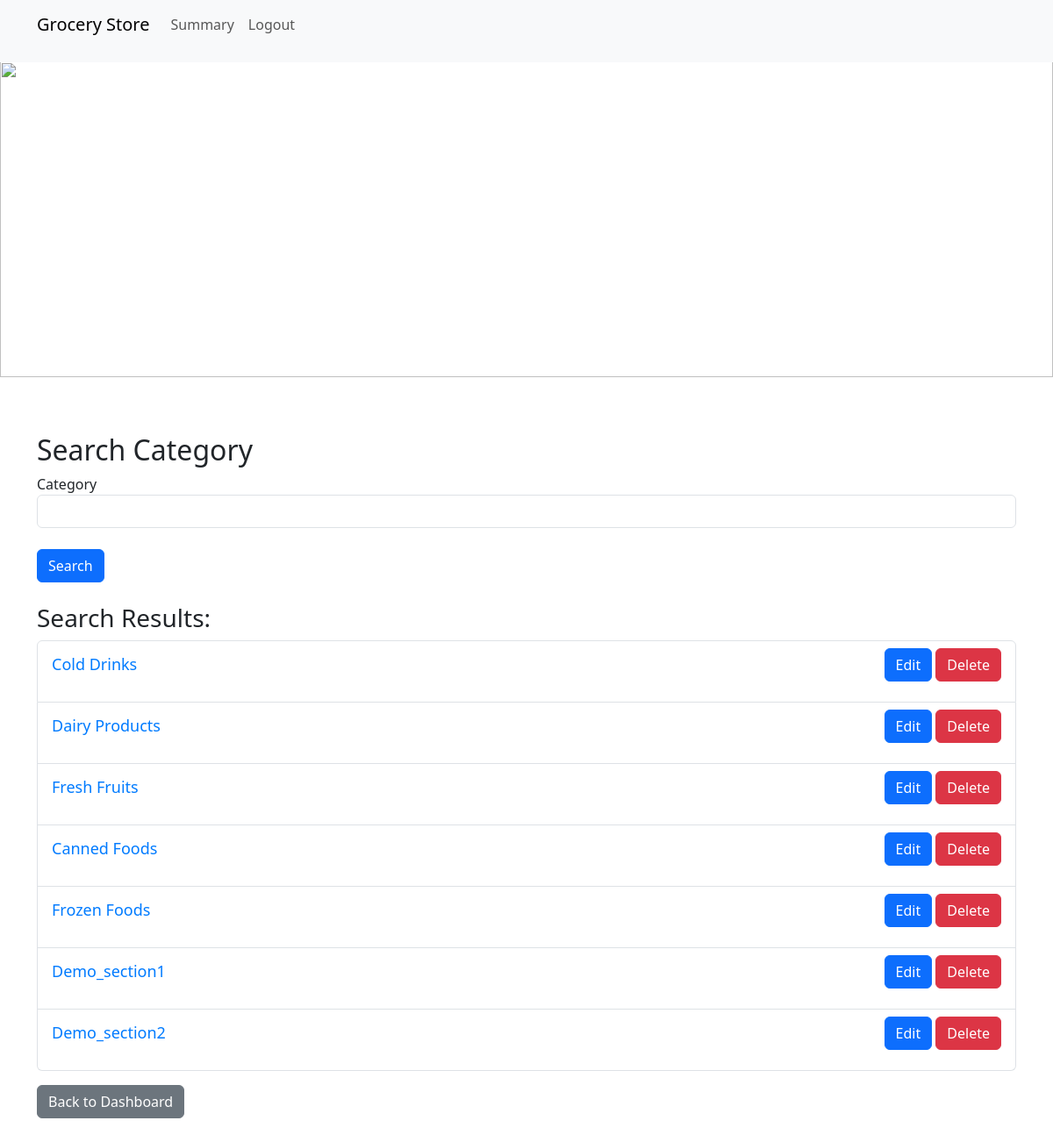
Page /admin_search_section (signed in) on the earlier database version.
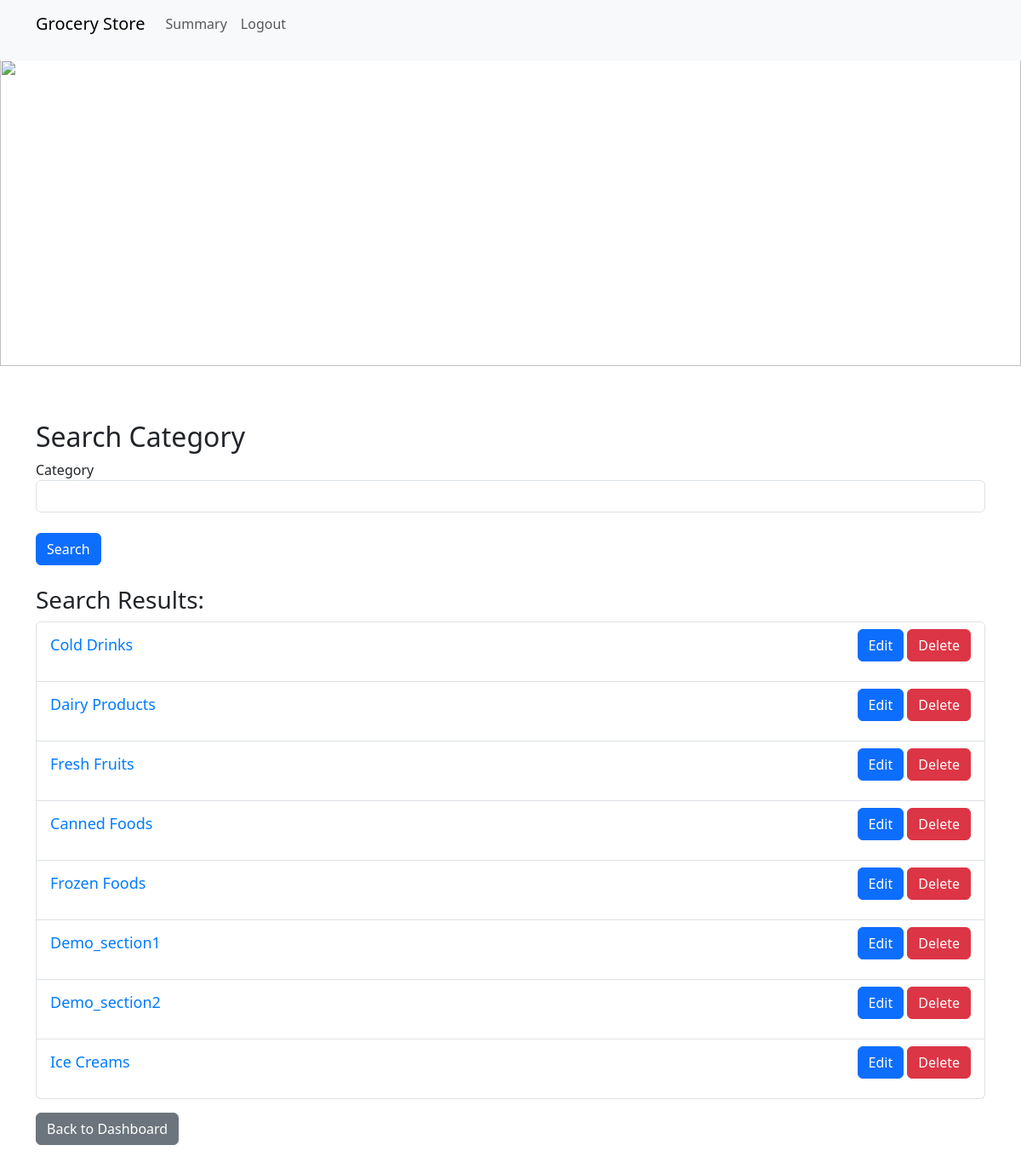
Same page on the later database version.
### application/models.py (models this page shows)
class Sections(db.Model):
    __tablename__ = "sections"
    section_id = db.Column(db.Integer, primary_key=True, autoincrement=True)
    section_name = db.Column(db.String(200), nullable=False)

### application/controllers.py (the view)
@app.route("/admin_search_section", methods=["GET", "POST"])
@login_required
def admin_search_section():
    form=SearchForm()
    if request.method == "POST":
        category = request.form.get("category")
        if category:
            sections = Sections.query.filter(Sections.section_name.ilike(f'%{category}%')).all()
        else:
            sections = Sections.query.all()
    else:
        sections = Sections.query.all()
    return render_template('admin_search_section.html', sections=sections, form=form)

### application/forms.py
class SearchForm(FlaskForm):
    category = StringField("Category", validators=[])
    name = StringField("Name", validators=[])
    price = FloatField("Price", validators=[NumberRange(min=0, message="Price must be greater than or equal to 0.")])
    manufacture_date = DateField("Manufacture Date")
    expiry_date = DateField("Expiry Date")
    submit = SubmitField("Search")

### application/controllers.py (called while the page is built)
@login_manager.user_loader
def load_user(user_id):
    return Users.query.get(int(user_id))

### templates/admin_search_section.html (shortened to what this page needs)
<!DOCTYPE html>
<html>
<head>
    <link href="https://cdn.jsdelivr.net/npm/bootstrap@5.3.0/dist/css/bootstrap.min.css" rel="stylesheet">
    <link rel="stylesheet" type="text/css" href="{{ url_for('static', filename='styles.css') }}">
</head>
<body>
    {% include 'admin_header.html' %}
    {% include 'banner.html' %}
    <div class="container mt-5">
        <h2>Search Category</h2>
        <form method="POST" action="{{ url_for('admin_search_section') }}">
            <div class="form-group">
                {{ form.category.label }}
                {{ form.category(class="form-control") }}
            </div>
            <br>
            <button type="submit" class="btn btn-primary">Search</button>
        </form>
        <br>
        <h3>Search Results:</h3>
        <ul class="list-group">
            {% for section in sections %}
            <li class="list-group-item">
                <div class="d-flex justify-content-between align-items-center">
                    <div>
                        <a href="{{ url_for('manage_products', section_id=section.section_id) }}">{{ section.section_name }}</a>
                    </div>
                    <div>
                        <a href="{{ url_for('edit_section', section_id=section.section_id) }}" class="btn btn-primary">Edit</a>
                        <a href="{{ url_for('delete_section', section_id=section.section_id) }}" class="btn btn-danger" onclick="return confirm('Are you sure you want to delete this section?')">Delete</a>
                    </div>
                </div>
            </li>
            {% endfor %}
        </ul>
        <p><a href="{{ url_for('admin_dashboard') }}" class="btn btn-secondary mt-3">Back to Dashboard</a></p>
    </div>
</body>
</html>

Differences in the rows shown:
added Sections: section_name "Ice Creams"
